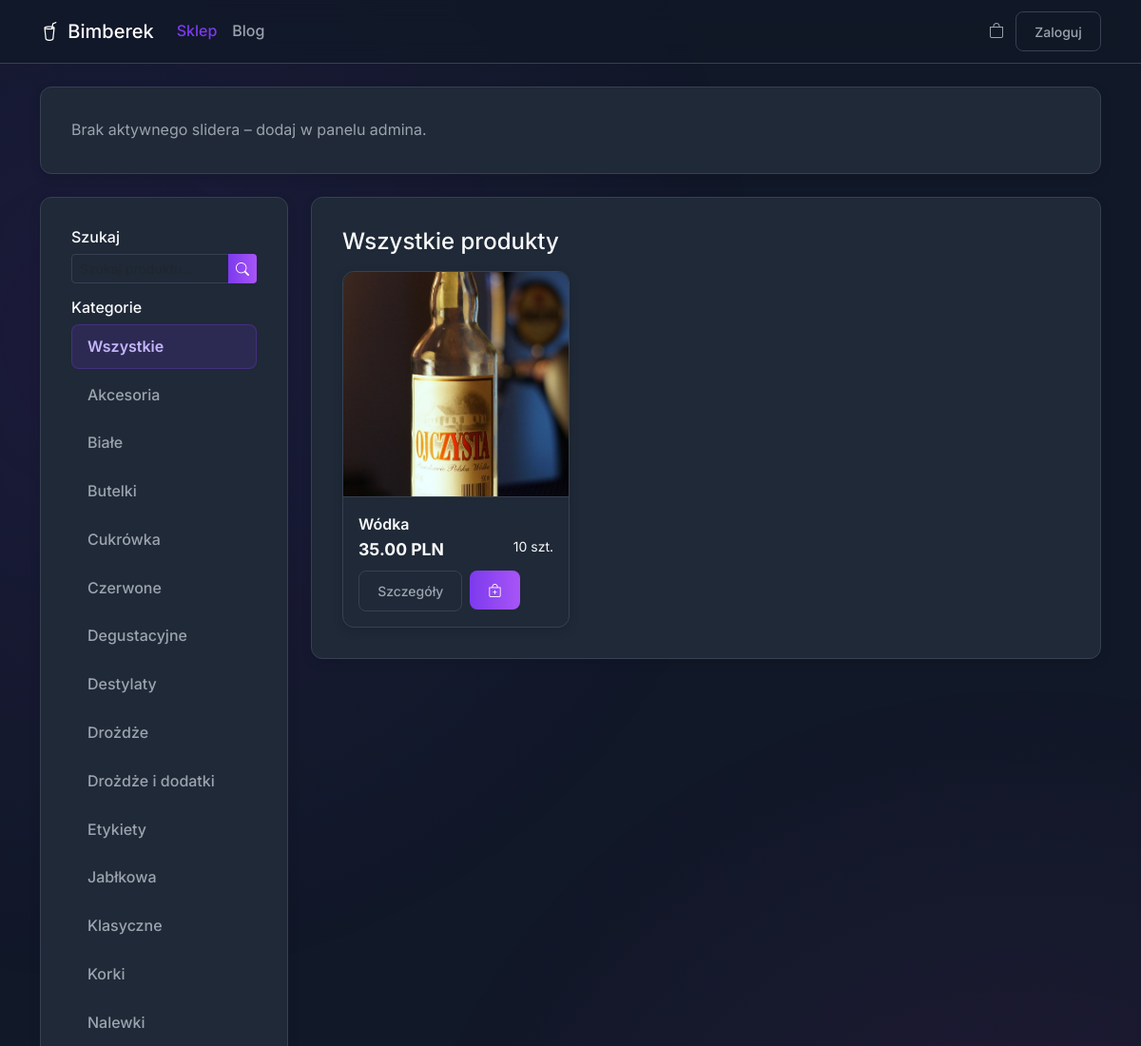
The app's page / (upper part), older data.
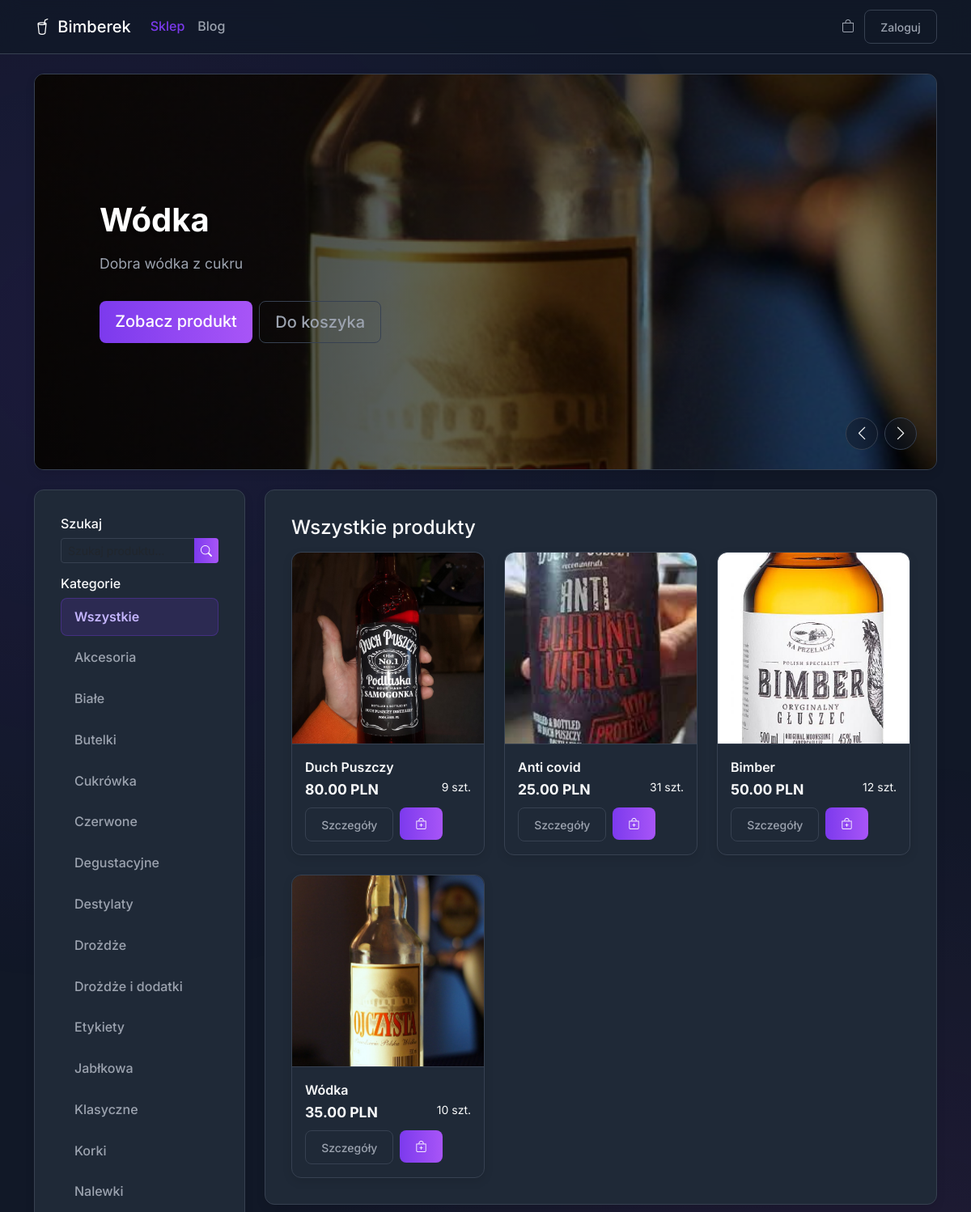
The same page, newer data.
### app/models.py (models this page shows, shortened)
class Category(db.Model):
    __tablename__ = "categories"
    id = db.Column(db.Integer, primary_key=True)
    name = db.Column(db.String(100), nullable=False)
    parent_id = db.Column(db.Integer, db.ForeignKey("categories.id"), nullable=True)
    children = db.relationship(
        "Category",
        backref=db.backref("parent", remote_side=[id]),
        lazy=True,
    )
    products = db.relationship("Product", back_populates="category", lazy=True)

class Product(db.Model):
    __tablename__ = "products"
    id = db.Column(db.Integer, primary_key=True)
    name = db.Column(db.String(200), nullable=False)
    description_html = db.Column(db.Text, nullable=True)
    price = db.Column(db.Numeric(10, 2), nullable=False)
    category_id = db.Column(db.Integer, db.ForeignKey("categories.id"), nullable=True)
    image_filename = db.Column(db.String(200), nullable=True)
    stock = db.Column(db.Integer, nullable=False, default=0, server_default="0")
    category = db.relationship("Category", back_populates="products")
    comments = db.relationship("Comment", back_populates="product", lazy=True)
    slider_items = db.relationship("SliderItem", back_populates="product", lazy=True)

class SliderItem(db.Model):
    __tablename__ = "slider_items"
    id = db.Column(db.Integer, primary_key=True)
    slider_id = db.Column(db.Integer, db.ForeignKey("sliders.id"), nullable=False)
    product_id = db.Column(db.Integer, db.ForeignKey("products.id"), nullable=True)
    media_id = db.Column(db.Integer, db.ForeignKey("media.id"), nullable=True)
    order_index = db.Column(db.Integer, nullable=False, default=0)
    caption = db.Column(db.String(255), nullable=True)
    slider = db.relationship("Slider", back_populates="items")
    product = db.relationship("Product", back_populates="slider_items")
    media = db.relationship("Media", back_populates="slider_items")
    __table_args__ = (
        db.UniqueConstraint("slider_id", "order_index", name="uq_slider_order"),
    )

### app/shop/routes.py (the view, shortened to what this page needs)
@shop_bp.route("/")
def index():
    try:
        active_slider = Slider.query.filter_by(is_active=True).first()
    except OperationalError:
        active_slider = None
    try:
        categories = Category.query.order_by(Category.name).all()
    except OperationalError:
        categories = []
    page = request.args.get("page", 1, type=int)
    q = request.args.get("q", "", type=str).strip()
    current_category_id = request.args.get("cat", type=int)
    products_pagination = None
    try:
        query = Product.query
        if current_category_id:
            query = query.filter(Product.category_id == current_category_id)
        products_pagination = query.order_by(Product.id.desc()).paginate(
            page=page,
            per_page=12,
            error_out=False,
        )
    except OperationalError:
        products_pagination = None
    return render_template(
        "shop/index.html",
        active_slider=active_slider,
        categories=categories,
        products=products_pagination,
        current_category_id=current_category_id,
        q=q,
    )

### app/shop/templates/shop/index.html (shortened to what this page needs)
{% extends "base.html" %}
{% block content %}
<div class="container my-4">
  {% set slides = (active_slider.items if active_slider and active_slider.items else []) %}
  {% if slides %}
  <div class="hero-slider-wrap section-card mb-4">
    <div id="heroSliderTrack" class="hero-slider-track">
      {% for it in slides %}
        {% set p = it.product %}
        {% if p %}
        <div class="hero-slide">
          {% if p and p.image_filename %}
            <img class="hero-slide-img" src="{{ url_for('static', filename='images/products/' ~ p.image_filename) }}" alt="{{ p.name }}">
          {% else %}
            <img class="hero-slide-img" src="https://placehold.co/1600x900/020617/374151?text=Bimberek" alt="Domyślny obrazek">
          {% endif %}
          <div class="hero-slide-content">
            <h2 class="hero-title">{{ p.name if p else 'Produkt Polecany' }}</h2>
            {% if p and p.description_html %}
              <p class="hero-desc d-none d-md-block">{{ p.description_html|striptags|truncate(150) }}</p>
            {% endif %}
            <div class="mt-3 d-flex gap-2">
              <a class="btn btn-primary btn-lg" href="{{ url_for('shop.product_detail', product_id=p.id) }}">Zobacz produkt</a>
              <form method="post" action="{{ url_for('shop.add_to_cart', product_id=p.id) }}">
                <button class="btn btn-outline-light btn-lg d-none d-sm-inline-block" {% if p.stock is not none and p.stock<=0 %}disabled{% endif %}>Do koszyka</button>
              </form>
            </div>
          </div>
        </div>
        {% endif %}
      {% endfor %}
    </div>
    <div class="slider-nav">
      <button class="slider-btn" id="prevSlide" aria-label="Prev"><i class="bi bi-chevron-left"></i></button>
      <button class="slider-btn" id="nextSlide" aria-label="Next"><i class="bi bi-chevron-right"></i></button>
    </div>
  </div>
  {% else %}
    <div class="section-card section-pad muted mb-4">Brak aktywnego slidera – dodaj w panelu admina.</div>
  {% endif %}
  <div class="row g-4">
    <div class="col-lg-3">
      <div class="sidebar" style="position: sticky; top: 6rem;">
        <div class="section-card section-pad">
          <form method="get" action="{{ url_for('shop.index') }}" class="mb-3">
            <h3 class="h6 mb-2">Szukaj</h3>
            <div class="input-group input-group-sm">
              <input type="search" name="q" value="{{ q or '' }}" class="form-control" placeholder="Szukaj produktu...">
              <button class="btn btn-primary"><i class="bi bi-search"></i></button>
            </div>
          </form>
          <h3 class="h6 mb-2">Kategorie</h3>
          <ul class="cat-list">
            <li>
              <a class="cat-link {% if not current_category_id %}active{% endif %}" href="{{ url_for('shop.index') }}">
                <span>Wszystkie</span>
              </a>
            </li>
            {% for c in categories %}
            <li>
              <a class="cat-link {% if current_category_id==c.id %}active{% endif %}"
                 href="{{ url_for('shop.index', cat=c.id, q=q) }}">
                <span>{{ c.name }}</span>
              </a>
            </li>
            {% endfor %}
          </ul>
        </div>
      </div>
    </div>
    <div class="col-lg-9">
      <div class="section-card section-pad">
        <div class="d-flex justify-content-between align-items-center mb-3">
          <h2 class="h4 mb-0" style="background: none; -webkit-text-fill-color: inherit;">
            {% if current_category_id %}
              {{ categories|selectattr('id','equalto',current_category_id)|map(attribute='name')|list|first or 'Kategoria' }}
            {% else %}
              Wszystkie produkty
            {% endif %}
          </h2>
        </div>
        {% if products and products.items|length %}
          <div class="grid">
            {% for p in products.items %}
              <div class="prod-card section-card">
                {% if p.image_filename %}
                  <img class="prod-img" src="{{ url_for('static', filename='images/products/' ~ p.image_filename) }}" alt="{{ p.name }}">
                {% else %}
                  <img class="prod-img" src="https://placehold.co/600x600/020617/374151?text=Bimberek" alt="Domyślny obrazek">
                {% endif %}
                <div class="prod-body">
                  <div class="fw-semibold">{{ p.name }}</div>
                  <div class="d-flex justify-content-between">
                    <div class="price">{{ '%.2f'|format(p.price) }} PLN</div>
                    {% if p.stock is not none %}
                      {% if p.stock<=0 %}
                        <span class="stock-zero small">Brak</span>
                      {% elif p.stock<5 %}
                        <span class="stock-low small">Mało ({{ p.stock }})</span>
                      {% else %}
                        <span class="stock-ok small">{{ p.stock }} szt.</span>
                      {% endif %}
                    {% endif %}
                  </div>
                  <div class="d-flex gap-2 mt-auto pt-2">
                    <a class="btn btn-outline-light btn-sm" href="{{ url_for('shop.product_detail', product_id=p.id) }}">Szczegóły</a>
                    <form method="post" action="{{ url_for('shop.add_to_cart', product_id=p.id) }}">
                      <button class="btn btn-primary btn-sm" {% if p.stock is not none and p.stock<=0 %}disabled{% endif %}>
                        <i class="bi bi-bag-plus"></i>
                      </button>
                    </form>
                  </div>
                </div>
              </div>
            {% endfor %}
          </div>
        {% else %}
          <div class="alert alert-secondary mb-0">
            Nic nie znaleziono. Zmień kategorię lub wyszukaj inaczej.
          </div>
        {% endif %}
      </div>
    </div>
  </div>
</div>
{% endblock %}

### app/templates/base.html (shortened to what this page needs)
<!doctype html>
<html lang="pl">
<head>
  <link href="https://cdn.jsdelivr.net/npm/bootstrap@5.3.3/dist/css/bootstrap.min.css" rel="stylesheet">
  <link rel="stylesheet" href="https://cdn.jsdelivr.net/npm/bootstrap-icons@1.11.3/font/bootstrap-icons.css">
  <link rel="stylesheet" href="{{ url_for('static', filename='css/style.css') }}">
</head>
<body class="{% if request.endpoint and request.endpoint.startswith('admin.') %}admin-page{% endif %}">
<nav class="navbar navbar-expand-lg navbar-dark sticky-top">
  <div class="container">
    <a class="navbar-brand" href="{{ url_for('shop.index') }}">
      <i class="bi bi-cup-straw me-1"></i> Bimberek
    </a>
    <div class="collapse navbar-collapse" id="mainNav">
      <ul class="navbar-nav me-auto mb-2 mb-lg-0">
        <li class="nav-item">
          <a class="nav-link{% if request.endpoint and request.endpoint.startswith('shop.') %} active{% endif %}"
             href="{{ url_for('shop.index') }}">Sklep</a>
        </li>
        <li class="nav-item">
          <a class="nav-link{% if request.endpoint and request.endpoint.startswith('blog.') %} active{% endif %}"
             href="{{ url_for('blog.post_list') }}">Blog</a>
        </li>
        {% set is_admin = (current_user.is_authenticated and ((current_user.role == 'admin') if current_user.role is defined else false) or (current_user.is_admin if current_user.is_admin is defined else false)) %}
      </ul>
      <ul class="navbar-nav ms-auto mb-2 mb-lg-0 align-items-lg-center">
        <li class="nav-item me-1">
          <a class="nav-link" href="{{ url_for('shop.cart_view') }}" title="Koszyk">
            <i class="bi bi-bag"></i>
          </a>
        </li>
        {% if current_user.is_authenticated %}
          <li class="nav-item dropdown">
            <a class="nav-link dropdown-toggle d-flex align-items-center gap-1" href="#" role="button" data-bs-toggle="dropdown">
              <i class="bi bi-person-circle"></i>
              <span class="d-none d-lg-inline">{{ current_user.email }}</span>
            </a>
            <ul class="dropdown-menu dropdown-menu-end">
              <li><a class="dropdown-item" href="{{ url_for('auth.logout') }}">Wyloguj</a></li>
            </ul>
          </li>
        {% else %}
          <li class="nav-item">
            <a class="btn btn-sm btn-outline-light" href="{{ url_for('auth.login') }}">Zaloguj</a>
          </li>
        {% endif %}
      </ul>
    </div>
  </div>
</nav>
<main class="mt-4">
  {% block content %}{% endblock %}
</main>
</body>
</html>

Row changes from the older to the newer data that the page shows:
added SliderItem: image_filename (picture), {{ p.name if p else 'Produkt Polecany' }} "Wódka", {{ p.description_html|striptags|truncate(150) }} "Dobra wódka z cukru"
added Product: image_filename (picture), name "Duch Puszczy", price "80.00", stock "9"
added Product: image_filename (picture), name "Anti covid", price "25.00", stock "31"
added Product: image_filename (picture), name "Bimber", price "50.00", stock "12"
Text that changed along with them:
text no longer shown: "Brak aktywnego slidera – dodaj w panelu admina."
